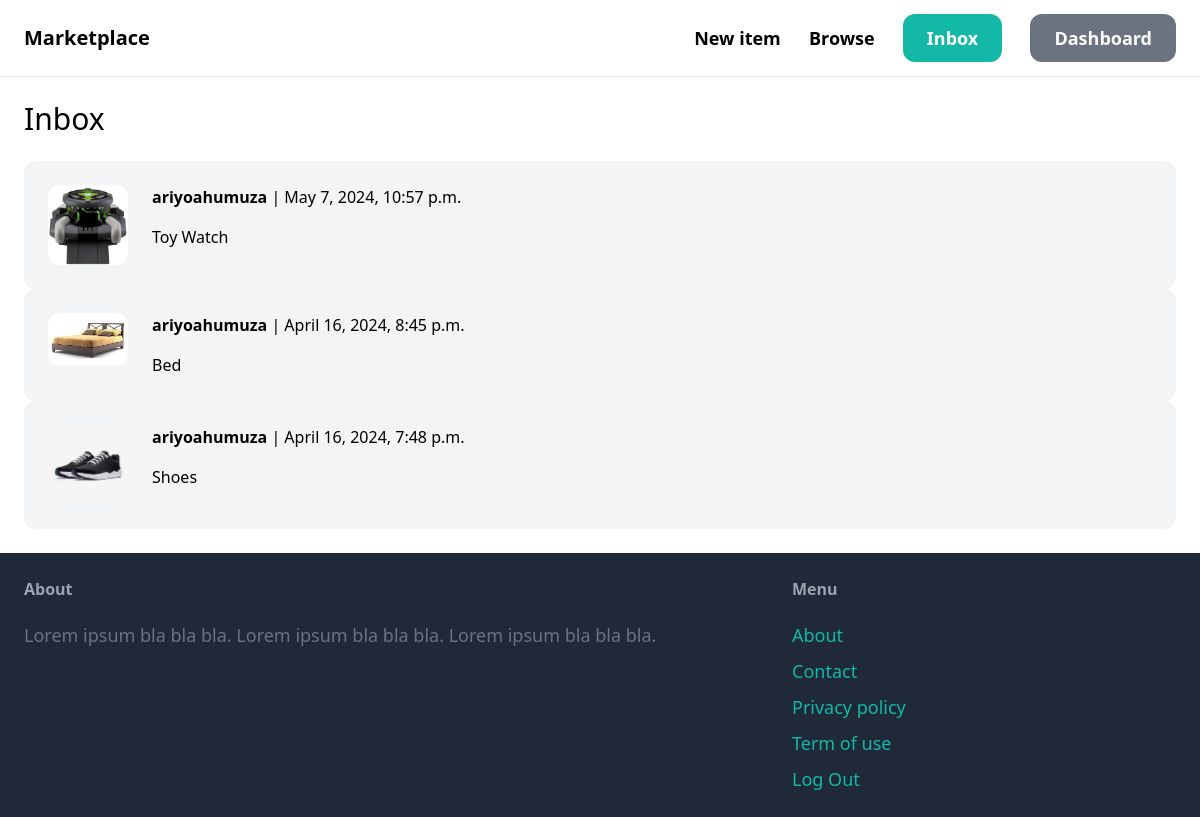
Page /inbox (signed in) on the committed database.
### conversation/models.py (models this page shows)
class Conversation(models.Model):
    item = models.ForeignKey(Item, related_name='conversations', on_delete=models.CASCADE)
    members = models.ManyToManyField(User, related_name='conversations')
    created_at = models.DateTimeField(auto_now_add=True)
    modified_at = models.DateTimeField(auto_now=True)
    class Meta:
        ordering = ('-modified_at',)

### item/models.py (models this page shows, shortened)
class Item(models.Model):
    category = models.ForeignKey(Category, related_name='items', on_delete=models.CASCADE)
    name = models.CharField(max_length=255)
    description = models.TextField(blank=True, null=True)
    price = models.FloatField()
    image = models.ImageField(upload_to='item_images', blank=True,null=True)
    is_sold = models.BooleanField(default=False)
    created_by = models.ForeignKey(User, related_name='items', on_delete=models.CASCADE)
    created_at = models.DateTimeField(auto_now_add=True)

### conversation/views.py (the view)
# urls.py: path('', views.inbox, name='inbox'),
@login_required
def inbox(request):
    conversations = Conversation.objects.filter(members__in=[request.user.id])
    return render(request, 'conversation/inbox.html', {
       'conversations': conversations,
    })

### conversation/templates/conversation/inbox.html (shortened to what this page needs)
{% extends 'base/base.html' %}
{% block content %}
<h1 class="mb-6 text-3xl">Inbox</h1>
<div class="space-y-6">
    {% for conversation in conversations %}
    <a href="{% url 'conversation:detail' conversation.id %}">
        <div class="p-6 flex bg-gray-100 rounded-xl">
            <div class="pr-6">
                <img src="{{ conversation.item.image.url }}" class="w-20 rounded-xl">
            </div>
            <div>
                {% for member in conversation.members.all %}
                    {% if member != request.user %}
                        <p class="mb-4"><strong>{{ member.username }}</strong> | {{ conversation.modified_at }}</p>
                        <p>{{ conversation.item.name }}</p>
                    {% endif %}
                {% endfor %}
            </div>
        </div>
    </a>
    {% endfor %}
</div>
{% endblock %}

### rows in the picture
Conversation: item.image (picture), modified_at "May 7, 2024, 10:57 p.m.", item.name "Toy Watch"
Conversation: item.image (picture), modified_at "April 16, 2024, 8:45 p.m.", item.name "Bed"
Conversation: item.image (picture), modified_at "April 16, 2024, 7:48 p.m.", item.name "Shoes"

### other values in the picture
{{ member.username }} "ariyoahumuza"
